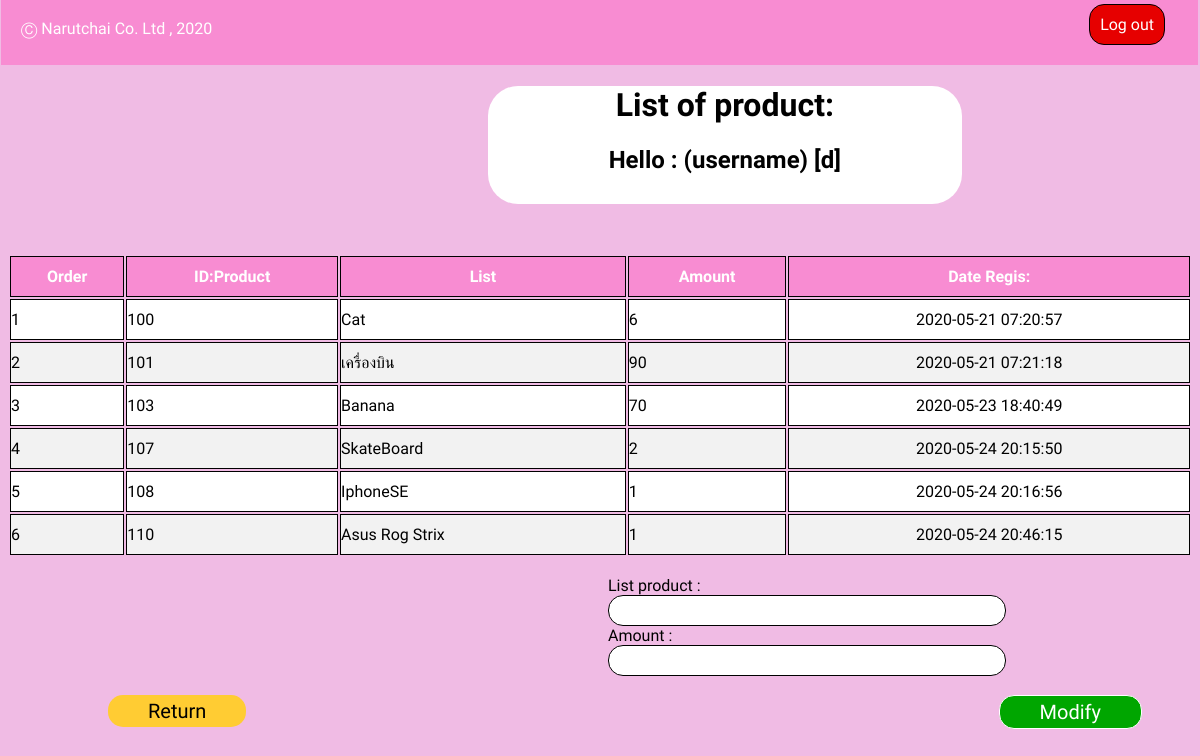
/fix.php (signed in), run on the app's committed database.
### tables this page shows
CREATE TABLE `product` (
  `id` int(11) NOT NULL,
  `proname` varchar(100) NOT NULL,
  `amount` varchar(100) NOT NULL,
  `time` timestamp NOT NULL DEFAULT current_timestamp()
);

### fix.php (the view, shortened to what this page needs)
<?php
require_once "Database/Database.php";
$username = $_SESSION['username'];
$sql_fetch_todos = "SELECT * FROM product ORDER BY id ASC";
$query = mysqli_query($conn, $sql_fetch_todos);
?>
<!doctype html>
<html lang="en">
<head>
</head>
<body>
    <div class="header">
        <p>Ⓒ Narutchai Co. Ltd , 2020</p>
        <a name="" id="" class="button-logout" href="logout.php" role="button">Log out</a>
    </div>
    <div class="container">
        <h1>List of product:</h1>
        <h2>Hello : (username) [<?php echo $username ?>]</h2>
    </div>
    <div class="table-product">
        <table class="table">
            <thead class="thead-dark">
                <tr>
                <th scope="col">Order</th>
                <th scope="col">ID:Product</th>
                <th scope="col">List</th>
                <th scope="col">Amount</th>
                <th scope="col">Date Regis:</th>
                </tr>
            </thead>
            <tbody>
                <?php
                $idpro = 1;
                while ($row = mysqli_fetch_array($query)) { ?>
                    <tr>
                        <td scope="row"><?php echo $idpro ?></td>
                        <td><?php echo $row['id'] ?></td>
                        <td><?php echo $row['proname'] ?></td>
                        <td><?php echo $row['amount'] ?></td>
                        <td class="timeregis"><?php echo $row['time'] ?></td>
                    </tr>
                <?php
                    $idpro++;
                } ?>
            </tbody>
        </table>
        <br>
    </div>
    <div class="fixproduct">
        <form method="POST" action="main/fix.php">
            <div class="form-group">
                <label for="exampleInputEmail1">List product : </label>
                <br>
                <input type="text" class="form-control" name="name" value="<?php echo $_GET['message']; ?>" required>
            </div>
            <div class="form-group">
                <label for="exampleInputPassword1">Amount : </label>
                <br>
                <input type="text" value="<?php echo $_GET['amount'] ?>" class="form-control" name="value" required>
            </div>
            <br>
            <div class="form-button">
                <button type="submit" class="modify" style="float:right">Modify</button>
                <a name="" id="" class="return" href="list.php" role="button" style="float:left">Return</a>
            </div>
        </form>
    </div>
</body>
</html>

### fix.php (style rules this page uses)
body { font-family: "Mitr", sans-serif; background-color: rgb(240, 187, 228); }
.header { position: relative; left: -7px; height: 100%; padding: 5px 13px 11px 0px; width: 100%; color: white; font-family: "Mitr", sans-serif; margin-top: -10px; bottom: 0; background-color: rgb(248, 140, 210); }
.header p { margin-left: 20px; text-align: left; }
.button-logout { margin-top: -50px; margin-right: 20px; float: right; text-decoration: none; border: 0.05px solid black; border-radius: 15px; background-color: #e60000; padding: 10px 10px 10px 10px; color: white; }
.container { margin-left: 480px; margin-bottom: 50px; border-radius: 30px; text-align: center; background-color: white; width: 40%; padding-bottom: 10px; }
table th, tr, td { border: 1px solid black; border-collapse: collapse; padding: 10px 0px 10px 0px; }
table { width: 100%; }
th { color: white; background-color: rgb(248, 140, 210); }
tr { background-color: white; }
tr:nth-child(even) { background-color: #f2f2f2; }
.timeregis { text-align: center; }
.form-group { margin-left: 600px; }
[type=text] { font-family: "Mitr", sans-serif; border-radius: 15px; border: 0.05px solid; padding: 7px 200px 7px 5px; }
.return { border-radius: 15px; background-color: #ffcc33; color: black; text-decoration: none; padding: 4px 40px 4px 40px; margin: 0px 0px 50px 100px; font-size: 20px; }
.modify { border-radius: 15px; border: 0.05px solid; color: white; padding: 4px 40px 4px 40px; margin: 0px 50px 50px 100px; font-size: 20px; border-collapse: collapse; background-color: #00A600; font-family: "Mitr", sans-serif; }

### data on the page
product: id "100", proname "Cat", amount "6", time "2020-05-21 07:20:57"
product: id "101", proname "เครื่องบิน", amount "90", time "2020-05-21 07:21:18"
product: id "103", proname "Banana", amount "70", time "2020-05-23 18:40:49"
product: id "107", proname "SkateBoard", amount "2", time "2020-05-24 20:15:50"
product: id "108", proname "IphoneSE", amount "1", time "2020-05-24 20:16:56"
product: id "110", proname "Asus Rog Strix", amount "1", time "2020-05-24 20:46:15"

### other printed values
$username "d"
